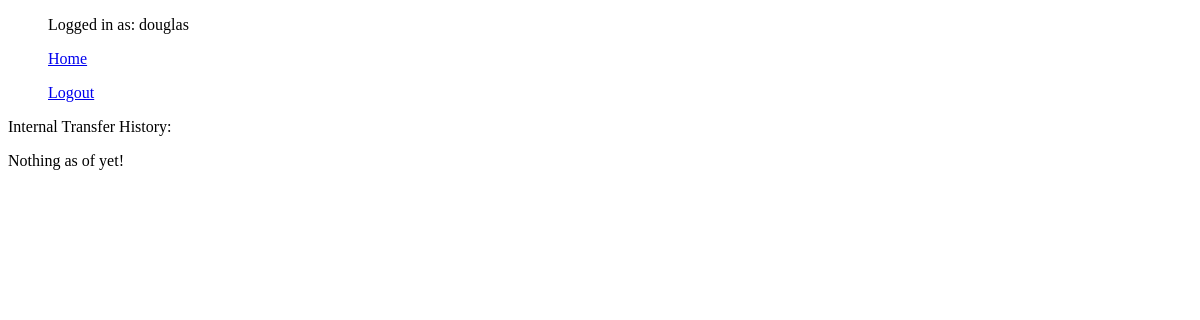
The page /bank_accounts/internal_transfer_receipt_list (signed in) on the database as committed earlier.
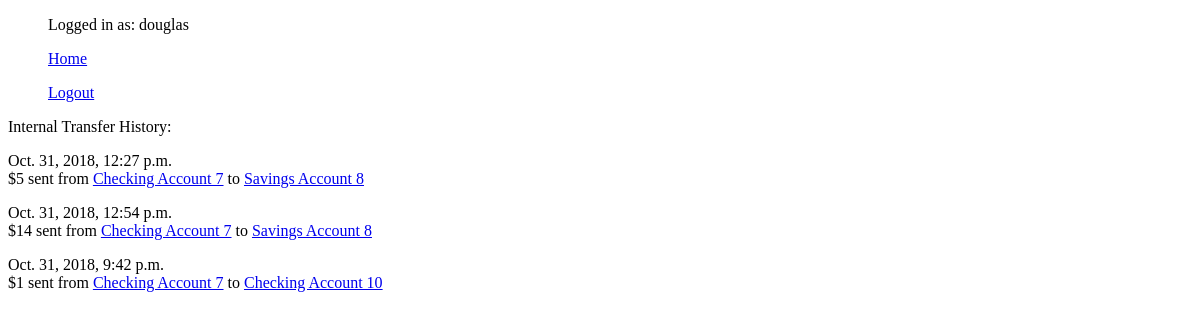
The same page on the database as committed later.
### bank_accounts/models.py (models this page shows, shortened)
class InternalTransferReceipt(models.Model):
    user = models.ForeignKey(to=User, on_delete=models.SET_NULL, null=True)  # User that made the transfer. Anonymous if no User.
    from_account = models.ForeignKey(to=Account, on_delete=models.SET_NULL, null=True, related_name='from_account')
    to_account = models.ForeignKey(to=Account, on_delete=models.SET_NULL, null=True, related_name='to_account')
    amount = models.IntegerField()
    date = models.DateTimeField(default=timezone.now)  # Date of transfer

class Account(models.Model):
    CHECKING = "Checking"
    SAVINGS = "Savings"
    ACCOUNT_TYPE_CHOICES = (
        (CHECKING, 'Checking'),  # Each inner tuple is of form: (value to be set in model, human readable name)
        (SAVINGS, 'Savings'),
    )
    UCU = 'UCU'
    CHASE = 'Chase'
    WELLS_FARGO = 'Wells Fargo'
    BANK_CHOICES = (
        (UCU, 'UCU'),
        (CHASE, 'Chase'),
        (WELLS_FARGO, 'Wells Fargo'),
    )
    account_type = models.CharField(max_length=200, default=None, choices=ACCOUNT_TYPE_CHOICES)
    creator = models.CharField(max_length=200, default=None)  # Account creator
    holder = models.ForeignKey(User, on_delete=models.SET_NULL, null=True, blank=True)  # Account holder is a site user
    balance = models.IntegerField(default=0)
    bank = models.CharField(max_length=200, default='UCU', null=True, choices=BANK_CHOICES)
    routing_number = models.IntegerField(null=True)
    def __str__(self):
        return self.account_type + ' Account ' + str(self.id)

### bank_accounts/views.py (the view)
# urls.py: path('internal_transfer_receipt_list', InternalTransferReceiptList.as_view(), name='internal_transfer_receipt_list'),
class InternalTransferReceiptList(LoginRequiredMixin, ListView):
    template_name = 'bank_accounts/internal_transfer_receipt_list.html'
    model = InternalTransferReceipt
    context_object_name = 'receipts'
    def get_queryset(self):  # Get the list of model instances we can display
        return InternalTransferReceipt.objects.filter(user=self.request.user)

### bank_accounts/templates/bank_accounts/internal_transfer_receipt_list.html (shortened to what this page needs)
{% extends 'base.html' %}
{% block content %}
    <p>Internal Transfer History:</p>
    {% if receipts %}
        {% for receipt in receipts %}
            <p>{{ receipt.date }}<br>
            ${{ receipt.amount }} sent from
                <a href="{% url 'bank_accounts:account_detail' receipt.from_account.id %}">{{ receipt.from_account }}</a>
                to
                <a href="{% url 'bank_accounts:account_detail' receipt.to_account.id %}">{{ receipt.to_account }}</a>
        {% endfor %}
    {% else %}
        <p>Nothing as of yet!</p>
    {% endif %}
{% endblock %}

### templates/base.html (shortened to what this page needs)
<!DOCTYPE html>
<html lang="en">
<head>
</head>
<body>
    <ul class="sidebar-nav">
        {% if user.is_authenticated %}
            <p>Logged in as: {{ user.username }}</p>
        {% endif %}
        <p><a href="/bank_accounts">Home</a></p>
        {% if user.is_authenticated %}
            <p><a href="{% url 'logout' %}?next={{ request.path }}">Logout</a></p>
        {% else %}
            <p><a href="{% url 'login' %}?next={{ request.path }}">Login</a></p>
        {% endif %}
    </ul>
    {% block content %}No content{% endblock %}
</body>
</html>

Rows that differ between the two databases and show on the page:
added InternalTransferReceipt: date "Oct. 31, 2018, 12:27 p.m.", amount "5", from_account "Checking Account 7", to_account "Savings Account 8"
added InternalTransferReceipt: date "Oct. 31, 2018, 12:54 p.m.", amount "14", from_account "Checking Account 7", to_account "Savings Account 8"
added InternalTransferReceipt: date "Oct. 31, 2018, 9:42 p.m.", amount "1", from_account "Checking Account 7", to_account "Checking Account 10"
Other text that changed with them:
text no longer shown: "Nothing as of yet!"
